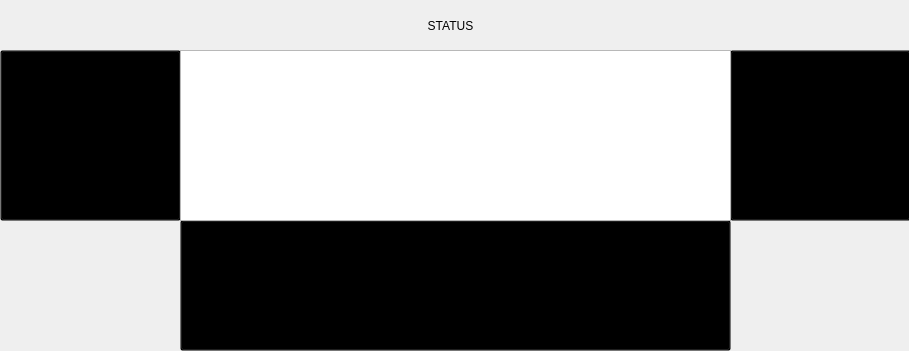
<?xml version="1.0" encoding="UTF-8"?>
<ui version="4.0">
 <class>GraphicsImplClass</class>
 <widget class="QMainWindow" name="GraphicsImplClass">
  <property name="geometry">
   <rect>
    <x>0</x>
    <y>0</y>
    <width>909</width>
    <height>351</height>
   </rect>
  </property>
  <property name="windowTitle">
   <string>GraphicsImpl</string>
  </property>
  <property name="autoFillBackground">
   <bool>true</bool>
  </property>
  <property name="styleSheet">
   <string notr="true">QPushButton
{
	background: transparent
}</string>
  </property>
  <widget class="QWidget" name="centralWidget">
   <widget class="QPushButton" name="removeDiceButton">
    <property name="enabled">
     <bool>false</bool>
    </property>
    <property name="geometry">
     <rect>
      <x>0</x>
      <y>50</y>
      <width>181</width>
      <height>171</height>
     </rect>
    </property>
    <property name="text">
     <string/>
    </property>
    <property name="icon">
     <iconset resource="GraphicsImpl.qrc">
      <normaloff>:/assets/buttons/remove.png</normaloff>
      <normalon>:/assets/remove.png</normalon>:/assets/buttons/remove.png</iconset>
    </property>
    <property name="iconSize">
     <size>
      <width>181</width>
      <height>651</height>
     </size>
    </property>
   </widget>
   <widget class="QPushButton" name="addDiceButton">
    <property name="geometry">
     <rect>
      <x>730</x>
      <y>50</y>
      <width>181</width>
      <height>171</height>
     </rect>
    </property>
    <property name="palette">
     <palette>
      <active>
       <colorrole role="WindowText">
        <brush brushstyle="SolidPattern">
         <color alpha="255">
          <red>0</red>
          <green>0</green>
          <blue>0</blue>
         </color>
        </brush>
       </colorrole>
       <colorrole role="Button">
        <brush brushstyle="SolidPattern">
         <color alpha="0">
          <red>0</red>
          <green>0</green>
          <blue>0</blue>
         </color>
        </brush>
       </colorrole>
       <colorrole role="Dark">
        <brush brushstyle="SolidPattern">
         <color alpha="0">
          <red>160</red>
          <green>160</green>
          <blue>160</blue>
         </color>
        </brush>
       </colorrole>
       <colorrole role="Text">
        <brush brushstyle="SolidPattern">
         <color alpha="255">
          <red>0</red>
          <green>0</green>
          <blue>0</blue>
         </color>
        </brush>
       </colorrole>
       <colorrole role="ButtonText">
        <brush brushstyle="SolidPattern">
         <color alpha="255">
          <red>0</red>
          <green>0</green>
          <blue>0</blue>
         </color>
        </brush>
       </colorrole>
       <colorrole role="Base">
        <brush brushstyle="SolidPattern">
         <color alpha="0">
          <red>0</red>
          <green>0</green>
          <blue>0</blue>
         </color>
        </brush>
       </colorrole>
       <colorrole role="Window">
        <brush brushstyle="SolidPattern">
         <color alpha="0">
          <red>0</red>
          <green>0</green>
          <blue>0</blue>
         </color>
        </brush>
       </colorrole>
       <colorrole role="PlaceholderText">
        <brush brushstyle="SolidPattern">
         <color alpha="128">
          <red>0</red>
          <green>0</green>
          <blue>0</blue>
         </color>
        </brush>
       </colorrole>
      </active>
      <inactive>
       <colorrole role="WindowText">
        <brush brushstyle="SolidPattern">
         <color alpha="255">
          <red>0</red>
          <green>0</green>
          <blue>0</blue>
         </color>
        </brush>
       </colorrole>
       <colorrole role="Button">
        <brush brushstyle="SolidPattern">
         <color alpha="0">
          <red>0</red>
          <green>0</green>
          <blue>0</blue>
         </color>
        </brush>
       </colorrole>
       <colorrole role="Dark">
        <brush brushstyle="SolidPattern">
         <color alpha="0">
          <red>160</red>
          <green>160</green>
          <blue>160</blue>
         </color>
        </brush>
       </colorrole>
       <colorrole role="Text">
        <brush brushstyle="SolidPattern">
         <color alpha="255">
          <red>0</red>
          <green>0</green>
          <blue>0</blue>
         </color>
        </brush>
       </colorrole>
       <colorrole role="ButtonText">
        <brush brushstyle="SolidPattern">
         <color alpha="255">
          <red>0</red>
          <green>0</green>
          <blue>0</blue>
         </color>
        </brush>
       </colorrole>
       <colorrole role="Base">
        <brush brushstyle="SolidPattern">
         <color alpha="0">
          <red>0</red>
          <green>0</green>
          <blue>0</blue>
         </color>
        </brush>
       </colorrole>
       <colorrole role="Window">
        <brush brushstyle="SolidPattern">
         <color alpha="0">
          <red>0</red>
          <green>0</green>
          <blue>0</blue>
         </color>
        </brush>
       </colorrole>
       <colorrole role="PlaceholderText">
        <brush brushstyle="SolidPattern">
         <color alpha="128">
          <red>0</red>
          <green>0</green>
          <blue>0</blue>
         </color>
        </brush>
       </colorrole>
      </inactive>
      <disabled>
       <colorrole role="WindowText">
        <brush brushstyle="SolidPattern">
         <color alpha="0">
          <red>160</red>
          <green>160</green>
          <blue>160</blue>
         </color>
        </brush>
       </colorrole>
       <colorrole role="Button">
        <brush brushstyle="SolidPattern">
         <color alpha="0">
          <red>0</red>
          <green>0</green>
          <blue>0</blue>
         </color>
        </brush>
       </colorrole>
       <colorrole role="Dark">
        <brush brushstyle="SolidPattern">
         <color alpha="0">
          <red>160</red>
          <green>160</green>
          <blue>160</blue>
         </color>
        </brush>
       </colorrole>
       <colorrole role="Text">
        <brush brushstyle="SolidPattern">
         <color alpha="0">
          <red>160</red>
          <green>160</green>
          <blue>160</blue>
         </color>
        </brush>
       </colorrole>
       <colorrole role="ButtonText">
        <brush brushstyle="SolidPattern">
         <color alpha="0">
          <red>160</red>
          <green>160</green>
          <blue>160</blue>
         </color>
        </brush>
       </colorrole>
       <colorrole role="Base">
        <brush brushstyle="SolidPattern">
         <color alpha="0">
          <red>0</red>
          <green>0</green>
          <blue>0</blue>
         </color>
        </brush>
       </colorrole>
       <colorrole role="Window">
        <brush brushstyle="SolidPattern">
         <color alpha="0">
          <red>0</red>
          <green>0</green>
          <blue>0</blue>
         </color>
        </brush>
       </colorrole>
       <colorrole role="PlaceholderText">
        <brush brushstyle="SolidPattern">
         <color alpha="128">
          <red>0</red>
          <green>0</green>
          <blue>0</blue>
         </color>
        </brush>
       </colorrole>
      </disabled>
     </palette>
    </property>
    <property name="text">
     <string/>
    </property>
    <property name="icon">
     <iconset resource="GraphicsImpl.qrc">
      <normaloff>:/assets/buttons/add.png</normaloff>:/assets/buttons/add.png</iconset>
    </property>
    <property name="iconSize">
     <size>
      <width>181</width>
      <height>651</height>
     </size>
    </property>
   </widget>
   <widget class="QPushButton" name="rollButton">
    <property name="geometry">
     <rect>
      <x>180</x>
      <y>220</y>
      <width>551</width>
      <height>131</height>
     </rect>
    </property>
    <property name="text">
     <string/>
    </property>
    <property name="icon">
     <iconset resource="GraphicsImpl.qrc">
      <normaloff>:/assets/buttons/roll.png</normaloff>:/assets/buttons/roll.png</iconset>
    </property>
    <property name="iconSize">
     <size>
      <width>551</width>
      <height>131</height>
     </size>
    </property>
   </widget>
   <widget class="QLabel" name="statusLabel">
    <property name="geometry">
     <rect>
      <x>180</x>
      <y>0</y>
      <width>541</width>
      <height>51</height>
     </rect>
    </property>
    <property name="text">
     <string>STATUS</string>
    </property>
    <property name="alignment">
     <set>Qt::AlignCenter</set>
    </property>
   </widget>
   <widget class="QGraphicsView" name="canvas">
    <property name="geometry">
     <rect>
      <x>180</x>
      <y>50</y>
      <width>551</width>
      <height>171</height>
     </rect>
    </property>
    <property name="backgroundBrush">
     <brush brushstyle="SolidPattern">
      <color alpha="120">
       <red>166</red>
       <green>166</green>
       <blue>166</blue>
      </color>
     </brush>
    </property>
   </widget>
  </widget>
 </widget>
 <layoutdefault spacing="6" margin="11"/>
 <resources>
  <include location="GraphicsImpl.qrc"/>
 </resources>
 <connections/>
</ui>
